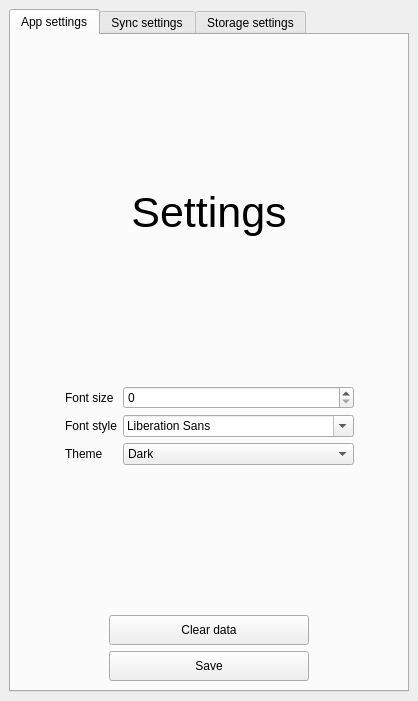
<?xml version="1.0" encoding="UTF-8"?>
<ui version="4.0">
 <class>SettingsWindow</class>
 <widget class="QMainWindow" name="SettingsWindow">
  <property name="geometry">
   <rect>
    <x>0</x>
    <y>0</y>
    <width>412</width>
    <height>701</height>
   </rect>
  </property>
  <property name="windowTitle">
   <string>MainWindow</string>
  </property>
  <property name="documentMode">
   <bool>false</bool>
  </property>
  <widget class="QWidget" name="centralwidget">
   <layout class="QVBoxLayout" name="verticalLayout">
    <item>
     <widget class="QTabWidget" name="tabWidget">
      <property name="minimumSize">
       <size>
        <width>400</width>
        <height>0</height>
       </size>
      </property>
      <property name="styleSheet">
       <string notr="true">QTabWidget::tab-bar { alignment: center; }</string>
      </property>
      <property name="currentIndex">
       <number>0</number>
      </property>
      <widget class="QWidget" name="appSettings">
       <attribute name="title">
        <string>App settings</string>
       </attribute>
       <layout class="QVBoxLayout" name="verticalLayout_2">
        <item>
         <spacer name="verticalSpacer_2">
          <property name="orientation">
           <enum>Qt::Vertical</enum>
          </property>
          <property name="sizeHint" stdset="0">
           <size>
            <width>20</width>
            <height>138</height>
           </size>
          </property>
         </spacer>
        </item>
        <item>
         <widget class="QLabel" name="title">
          <property name="font">
           <font>
            <pointsize>32</pointsize>
           </font>
          </property>
          <property name="text">
           <string>Settings</string>
          </property>
          <property name="alignment">
           <set>Qt::AlignCenter</set>
          </property>
         </widget>
        </item>
        <item>
         <spacer name="verticalSpacer">
          <property name="orientation">
           <enum>Qt::Vertical</enum>
          </property>
          <property name="sizeHint" stdset="0">
           <size>
            <width>20</width>
            <height>40</height>
           </size>
          </property>
         </spacer>
        </item>
        <item>
         <layout class="QGridLayout" name="gridLayout">
          <item row="0" column="1">
           <widget class="QLabel" name="label_1">
            <property name="text">
             <string>Font size</string>
            </property>
           </widget>
          </item>
          <item row="1" column="1">
           <widget class="QLabel" name="label_2">
            <property name="text">
             <string>Font style</string>
            </property>
           </widget>
          </item>
          <item row="2" column="1">
           <widget class="QLabel" name="label_3">
            <property name="text">
             <string>Theme</string>
            </property>
           </widget>
          </item>
          <item row="1" column="2">
           <widget class="QFontComboBox" name="fontSelector"/>
          </item>
          <item row="1" column="0">
           <spacer name="horizontalSpacer_7">
            <property name="orientation">
             <enum>Qt::Horizontal</enum>
            </property>
            <property name="sizeHint" stdset="0">
             <size>
              <width>40</width>
              <height>20</height>
             </size>
            </property>
           </spacer>
          </item>
          <item row="1" column="3">
           <spacer name="horizontalSpacer_8">
            <property name="orientation">
             <enum>Qt::Horizontal</enum>
            </property>
            <property name="sizeHint" stdset="0">
             <size>
              <width>40</width>
              <height>20</height>
             </size>
            </property>
           </spacer>
          </item>
          <item row="0" column="3">
           <spacer name="horizontalSpacer_11">
            <property name="orientation">
             <enum>Qt::Horizontal</enum>
            </property>
            <property name="sizeHint" stdset="0">
             <size>
              <width>40</width>
              <height>20</height>
             </size>
            </property>
           </spacer>
          </item>
          <item row="2" column="0">
           <spacer name="horizontalSpacer_10">
            <property name="orientation">
             <enum>Qt::Horizontal</enum>
            </property>
            <property name="sizeHint" stdset="0">
             <size>
              <width>40</width>
              <height>20</height>
             </size>
            </property>
           </spacer>
          </item>
          <item row="0" column="0">
           <spacer name="horizontalSpacer_9">
            <property name="orientation">
             <enum>Qt::Horizontal</enum>
            </property>
            <property name="sizeHint" stdset="0">
             <size>
              <width>40</width>
              <height>20</height>
             </size>
            </property>
           </spacer>
          </item>
          <item row="2" column="2">
           <widget class="QComboBox" name="themeSelector">
            <item>
             <property name="text">
              <string>Dark</string>
             </property>
            </item>
            <item>
             <property name="text">
              <string>Light</string>
             </property>
            </item>
           </widget>
          </item>
          <item row="2" column="3">
           <spacer name="horizontalSpacer_12">
            <property name="orientation">
             <enum>Qt::Horizontal</enum>
            </property>
            <property name="sizeHint" stdset="0">
             <size>
              <width>40</width>
              <height>20</height>
             </size>
            </property>
           </spacer>
          </item>
          <item row="0" column="2">
           <widget class="QSpinBox" name="fontSizeSelector"/>
          </item>
         </layout>
        </item>
        <item>
         <spacer name="verticalSpacer_4">
          <property name="orientation">
           <enum>Qt::Vertical</enum>
          </property>
          <property name="sizeHint" stdset="0">
           <size>
            <width>20</width>
            <height>40</height>
           </size>
          </property>
         </spacer>
        </item>
        <item>
         <layout class="QHBoxLayout" name="horizontalLayout_2">
          <item>
           <spacer name="horizontalSpacer_3">
            <property name="orientation">
             <enum>Qt::Horizontal</enum>
            </property>
            <property name="sizeHint" stdset="0">
             <size>
              <width>40</width>
              <height>20</height>
             </size>
            </property>
           </spacer>
          </item>
          <item>
           <widget class="QPushButton" name="clearDataBtn">
            <property name="minimumSize">
             <size>
              <width>200</width>
              <height>30</height>
             </size>
            </property>
            <property name="maximumSize">
             <size>
              <width>200</width>
              <height>30</height>
             </size>
            </property>
            <property name="text">
             <string>Clear data</string>
            </property>
           </widget>
          </item>
          <item>
           <spacer name="horizontalSpacer_4">
            <property name="orientation">
             <enum>Qt::Horizontal</enum>
            </property>
            <property name="sizeHint" stdset="0">
             <size>
              <width>40</width>
              <height>20</height>
             </size>
            </property>
           </spacer>
          </item>
         </layout>
        </item>
        <item>
         <layout class="QHBoxLayout" name="horizontalLayout_3">
          <item>
           <spacer name="horizontalSpacer_5">
            <property name="orientation">
             <enum>Qt::Horizontal</enum>
            </property>
            <property name="sizeHint" stdset="0">
             <size>
              <width>40</width>
              <height>20</height>
             </size>
            </property>
           </spacer>
          </item>
          <item>
           <widget class="QPushButton" name="saveBtn">
            <property name="minimumSize">
             <size>
              <width>200</width>
              <height>30</height>
             </size>
            </property>
            <property name="maximumSize">
             <size>
              <width>200</width>
              <height>30</height>
             </size>
            </property>
            <property name="text">
             <string>Save</string>
            </property>
           </widget>
          </item>
          <item>
           <spacer name="horizontalSpacer_6">
            <property name="orientation">
             <enum>Qt::Horizontal</enum>
            </property>
            <property name="sizeHint" stdset="0">
             <size>
              <width>40</width>
              <height>20</height>
             </size>
            </property>
           </spacer>
          </item>
         </layout>
        </item>
       </layout>
      </widget>
      <widget class="QWidget" name="syncSettings">
       <attribute name="title">
        <string>Sync settings</string>
       </attribute>
       <layout class="QVBoxLayout" name="verticalLayout_4">
        <item>
         <spacer name="verticalSpacer_5">
          <property name="orientation">
           <enum>Qt::Vertical</enum>
          </property>
          <property name="sizeHint" stdset="0">
           <size>
            <width>20</width>
            <height>40</height>
           </size>
          </property>
         </spacer>
        </item>
        <item>
         <widget class="QLabel" name="title_2">
          <property name="font">
           <font>
            <pointsize>26</pointsize>
           </font>
          </property>
          <property name="text">
           <string>Sync Settings</string>
          </property>
          <property name="alignment">
           <set>Qt::AlignCenter</set>
          </property>
         </widget>
        </item>
        <item>
         <spacer name="verticalSpacer_6">
          <property name="orientation">
           <enum>Qt::Vertical</enum>
          </property>
          <property name="sizeHint" stdset="0">
           <size>
            <width>20</width>
            <height>40</height>
           </size>
          </property>
         </spacer>
        </item>
        <item>
         <layout class="QHBoxLayout" name="horizontalLayout_12">
          <item>
           <spacer name="horizontalSpacer_29">
            <property name="orientation">
             <enum>Qt::Horizontal</enum>
            </property>
            <property name="sizeHint" stdset="0">
             <size>
              <width>40</width>
              <height>20</height>
             </size>
            </property>
           </spacer>
          </item>
          <item>
           <widget class="QLineEdit" name="commitText">
            <property name="minimumSize">
             <size>
              <width>0</width>
              <height>30</height>
             </size>
            </property>
            <property name="alignment">
             <set>Qt::AlignCenter</set>
            </property>
            <property name="placeholderText">
             <string>Commit text</string>
            </property>
           </widget>
          </item>
          <item>
           <spacer name="horizontalSpacer_30">
            <property name="orientation">
             <enum>Qt::Horizontal</enum>
            </property>
            <property name="sizeHint" stdset="0">
             <size>
              <width>40</width>
              <height>20</height>
             </size>
            </property>
           </spacer>
          </item>
         </layout>
        </item>
        <item>
         <layout class="QHBoxLayout" name="horizontalLayout_11">
          <item>
           <spacer name="horizontalSpacer_27">
            <property name="orientation">
             <enum>Qt::Horizontal</enum>
            </property>
            <property name="sizeHint" stdset="0">
             <size>
              <width>40</width>
              <height>20</height>
             </size>
            </property>
           </spacer>
          </item>
          <item>
           <widget class="QLineEdit" name="repoUrlText">
            <property name="minimumSize">
             <size>
              <width>0</width>
              <height>30</height>
             </size>
            </property>
            <property name="frame">
             <bool>false</bool>
            </property>
            <property name="alignment">
             <set>Qt::AlignCenter</set>
            </property>
            <property name="placeholderText">
             <string>Repository URL</string>
            </property>
           </widget>
          </item>
          <item>
           <spacer name="horizontalSpacer_28">
            <property name="orientation">
             <enum>Qt::Horizontal</enum>
            </property>
            <property name="sizeHint" stdset="0">
             <size>
              <width>40</width>
              <height>20</height>
             </size>
            </property>
           </spacer>
          </item>
         </layout>
        </item>
        <item>
         <layout class="QHBoxLayout" name="horizontalLayout_6">
          <item>
           <spacer name="horizontalSpacer_17">
            <property name="orientation">
             <enum>Qt::Horizontal</enum>
            </property>
            <property name="sizeHint" stdset="0">
             <size>
              <width>40</width>
              <height>20</height>
             </size>
            </property>
           </spacer>
          </item>
          <item>
           <widget class="QLineEdit" name="hostnameText">
            <property name="minimumSize">
             <size>
              <width>0</width>
              <height>30</height>
             </size>
            </property>
            <property name="alignment">
             <set>Qt::AlignCenter</set>
            </property>
            <property name="placeholderText">
             <string>Hostname</string>
            </property>
           </widget>
          </item>
          <item>
           <spacer name="horizontalSpacer_18">
            <property name="orientation">
             <enum>Qt::Horizontal</enum>
            </property>
            <property name="sizeHint" stdset="0">
             <size>
              <width>40</width>
              <height>20</height>
             </size>
            </property>
           </spacer>
          </item>
         </layout>
        </item>
        <item>
         <layout class="QHBoxLayout" name="horizontalLayout_5">
          <item>
           <spacer name="horizontalSpacer_15">
            <property name="orientation">
             <enum>Qt::Horizontal</enum>
            </property>
            <property name="sizeHint" stdset="0">
             <size>
              <width>40</width>
              <height>20</height>
             </size>
            </property>
           </spacer>
          </item>
          <item>
           <widget class="QLineEdit" name="gitTokenText">
            <property name="minimumSize">
             <size>
              <width>0</width>
              <height>30</height>
             </size>
            </property>
            <property name="frame">
             <bool>false</bool>
            </property>
            <property name="alignment">
             <set>Qt::AlignCenter</set>
            </property>
            <property name="placeholderText">
             <string>GitHub token</string>
            </property>
           </widget>
          </item>
          <item>
           <spacer name="horizontalSpacer_16">
            <property name="orientation">
             <enum>Qt::Horizontal</enum>
            </property>
            <property name="sizeHint" stdset="0">
             <size>
              <width>40</width>
              <height>20</height>
             </size>
            </property>
           </spacer>
          </item>
         </layout>
        </item>
        <item>
         <layout class="QHBoxLayout" name="horizontalLayout">
          <item>
           <spacer name="horizontalSpacer">
            <property name="orientation">
             <enum>Qt::Horizontal</enum>
            </property>
            <property name="sizeHint" stdset="0">
             <size>
              <width>40</width>
              <height>20</height>
             </size>
            </property>
           </spacer>
          </item>
          <item>
           <widget class="QLineEdit" name="userNameText">
            <property name="minimumSize">
             <size>
              <width>0</width>
              <height>30</height>
             </size>
            </property>
            <property name="inputMask">
             <string/>
            </property>
            <property name="text">
             <string/>
            </property>
            <property name="frame">
             <bool>false</bool>
            </property>
            <property name="alignment">
             <set>Qt::AlignCenter</set>
            </property>
            <property name="placeholderText">
             <string>Username from github</string>
            </property>
           </widget>
          </item>
          <item>
           <spacer name="horizontalSpacer_2">
            <property name="orientation">
             <enum>Qt::Horizontal</enum>
            </property>
            <property name="sizeHint" stdset="0">
             <size>
              <width>40</width>
              <height>20</height>
             </size>
            </property>
           </spacer>
          </item>
         </layout>
        </item>
        <item>
         <layout class="QHBoxLayout" name="horizontalLayout_13">
          <item>
           <spacer name="horizontalSpacer_34">
            <property name="orientation">
             <enum>Qt::Horizontal</enum>
            </property>
            <property name="sizeHint" stdset="0">
             <size>
              <width>40</width>
              <height>20</height>
             </size>
            </property>
           </spacer>
          </item>
          <item>
           <widget class="QCheckBox" name="isAutoUpgrade">
            <property name="text">
             <string>Get updates from repo after start (Git)</string>
            </property>
           </widget>
          </item>
          <item>
           <spacer name="horizontalSpacer_33">
            <property name="orientation">
             <enum>Qt::Horizontal</enum>
            </property>
            <property name="sizeHint" stdset="0">
             <size>
              <width>40</width>
              <height>20</height>
             </size>
            </property>
           </spacer>
          </item>
         </layout>
        </item>
        <item>
         <layout class="QHBoxLayout" name="horizontalLayout_15">
          <item>
           <spacer name="horizontalSpacer_37">
            <property name="orientation">
             <enum>Qt::Horizontal</enum>
            </property>
            <property name="sizeHint" stdset="0">
             <size>
              <width>40</width>
              <height>20</height>
             </size>
            </property>
           </spacer>
          </item>
          <item>
           <widget class="QCheckBox" name="isAutoCommit">
            <property name="text">
             <string>Auto commit and push (Git)</string>
            </property>
           </widget>
          </item>
          <item>
           <spacer name="horizontalSpacer_38">
            <property name="orientation">
             <enum>Qt::Horizontal</enum>
            </property>
            <property name="sizeHint" stdset="0">
             <size>
              <width>40</width>
              <height>20</height>
             </size>
            </property>
           </spacer>
          </item>
         </layout>
        </item>
        <item>
         <spacer name="verticalSpacer_7">
          <property name="orientation">
           <enum>Qt::Vertical</enum>
          </property>
          <property name="sizeHint" stdset="0">
           <size>
            <width>20</width>
            <height>40</height>
           </size>
          </property>
         </spacer>
        </item>
        <item>
         <layout class="QVBoxLayout" name="verticalLayout_3">
          <item>
           <layout class="QHBoxLayout" name="horizontalLayout_7">
            <item>
             <spacer name="horizontalSpacer_19">
              <property name="orientation">
               <enum>Qt::Horizontal</enum>
              </property>
              <property name="sizeHint" stdset="0">
               <size>
                <width>40</width>
                <height>20</height>
               </size>
              </property>
             </spacer>
            </item>
            <item>
             <widget class="QLabel" name="label_4">
              <property name="font">
               <font>
                <pointsize>26</pointsize>
               </font>
              </property>
              <property name="text">
               <string>Commit data</string>
              </property>
              <property name="alignment">
               <set>Qt::AlignCenter</set>
              </property>
             </widget>
            </item>
            <item>
             <spacer name="horizontalSpacer_20">
              <property name="orientation">
               <enum>Qt::Horizontal</enum>
              </property>
              <property name="sizeHint" stdset="0">
               <size>
                <width>40</width>
                <height>20</height>
               </size>
              </property>
             </spacer>
            </item>
           </layout>
          </item>
          <item>
           <spacer name="verticalSpacer_9">
            <property name="orientation">
             <enum>Qt::Vertical</enum>
            </property>
            <property name="sizeHint" stdset="0">
             <size>
              <width>20</width>
              <height>40</height>
             </size>
            </property>
           </spacer>
          </item>
          <item>
           <layout class="QHBoxLayout" name="horizontalLayout_9">
            <item>
             <spacer name="horizontalSpacer_21">
              <property name="orientation">
               <enum>Qt::Horizontal</enum>
              </property>
              <property name="sizeHint" stdset="0">
               <size>
                <width>40</width>
                <height>20</height>
               </size>
              </property>
             </spacer>
            </item>
            <item>
             <widget class="QCheckBox" name="isHostname">
              <property name="text">
               <string>Hostname</string>
              </property>
             </widget>
            </item>
            <item>
             <spacer name="horizontalSpacer_22">
              <property name="orientation">
               <enum>Qt::Horizontal</enum>
              </property>
              <property name="sizeHint" stdset="0">
               <size>
                <width>40</width>
                <height>20</height>
               </size>
              </property>
             </spacer>
            </item>
           </layout>
          </item>
          <item>
           <layout class="QHBoxLayout" name="horizontalLayout_8">
            <item>
             <spacer name="horizontalSpacer_23">
              <property name="orientation">
               <enum>Qt::Horizontal</enum>
              </property>
              <property name="sizeHint" stdset="0">
               <size>
                <width>40</width>
                <height>20</height>
               </size>
              </property>
             </spacer>
            </item>
            <item>
             <widget class="QCheckBox" name="isDate">
              <property name="text">
               <string>Date</string>
              </property>
             </widget>
            </item>
            <item>
             <spacer name="horizontalSpacer_24">
              <property name="orientation">
               <enum>Qt::Horizontal</enum>
              </property>
              <property name="sizeHint" stdset="0">
               <size>
                <width>40</width>
                <height>20</height>
               </size>
              </property>
             </spacer>
            </item>
           </layout>
          </item>
          <item>
           <layout class="QHBoxLayout" name="horizontalLayout_10">
            <item>
             <spacer name="horizontalSpacer_25">
              <property name="orientation">
               <enum>Qt::Horizontal</enum>
              </property>
              <property name="sizeHint" stdset="0">
               <size>
                <width>40</width>
                <height>20</height>
               </size>
              </property>
             </spacer>
            </item>
            <item>
             <widget class="QCheckBox" name="isTime">
              <property name="text">
               <string>Time</string>
              </property>
             </widget>
            </item>
            <item>
             <spacer name="horizontalSpacer_26">
              <property name="orientation">
               <enum>Qt::Horizontal</enum>
              </property>
              <property name="sizeHint" stdset="0">
               <size>
                <width>40</width>
                <height>20</height>
               </size>
              </property>
             </spacer>
            </item>
           </layout>
          </item>
         </layout>
        </item>
        <item>
         <spacer name="verticalSpacer_8">
          <property name="orientation">
           <enum>Qt::Vertical</enum>
          </property>
          <property name="sizeHint" stdset="0">
           <size>
            <width>20</width>
            <height>40</height>
           </size>
          </property>
         </spacer>
        </item>
        <item>
         <layout class="QHBoxLayout" name="saveL">
          <item>
           <spacer name="horizontalSpacer_31">
            <property name="orientation">
             <enum>Qt::Horizontal</enum>
            </property>
            <property name="sizeHint" stdset="0">
             <size>
              <width>40</width>
              <height>20</height>
             </size>
            </property>
           </spacer>
          </item>
          <item>
           <widget class="QPushButton" name="saveBtn_2">
            <property name="minimumSize">
             <size>
              <width>200</width>
              <height>30</height>
             </size>
            </property>
            <property name="maximumSize">
             <size>
              <width>200</width>
              <height>16777215</height>
             </size>
            </property>
            <property name="text">
             <string>Save</string>
            </property>
           </widget>
          </item>
          <item>
           <spacer name="horizontalSpacer_32">
            <property name="orientation">
             <enum>Qt::Horizontal</enum>
            </property>
            <property name="sizeHint" stdset="0">
             <size>
              <width>40</width>
              <height>20</height>
             </size>
            </property>
           </spacer>
          </item>
         </layout>
        </item>
       </layout>
      </widget>
      <widget class="QWidget" name="tab">
       <attribute name="title">
        <string>Storage settings</string>
       </attribute>
       <layout class="QVBoxLayout" name="verticalLayout_5">
        <item>
         <spacer name="verticalSpacer_10">
          <property name="orientation">
           <enum>Qt::Vertical</enum>
          </property>
          <property name="sizeHint" stdset="0">
           <size>
            <width>20</width>
            <height>40</height>
           </size>
          </property>
         </spacer>
        </item>
        <item>
         <widget class="QLabel" name="label_5">
          <property name="font">
           <font>
            <pointsize>32</pointsize>
           </font>
          </property>
          <property name="text">
           <string>Storage settings</string>
          </property>
          <property name="alignment">
           <set>Qt::AlignCenter</set>
          </property>
         </widget>
        </item>
        <item>
         <spacer name="verticalSpacer_3">
          <property name="orientation">
           <enum>Qt::Vertical</enum>
          </property>
          <property name="sizeHint" stdset="0">
           <size>
            <width>20</width>
            <height>40</height>
           </size>
          </property>
         </spacer>
        </item>
        <item>
         <layout class="QVBoxLayout" name="verticalLayout_6">
          <item>
           <widget class="QLabel" name="pathToStorage">
            <property name="font">
             <font>
              <pointsize>12</pointsize>
             </font>
            </property>
            <property name="text">
             <string/>
            </property>
            <property name="alignment">
             <set>Qt::AlignCenter</set>
            </property>
           </widget>
          </item>
          <item>
           <layout class="QHBoxLayout" name="horizontalLayout_14">
            <item>
             <spacer name="horizontalSpacer_35">
              <property name="orientation">
               <enum>Qt::Horizontal</enum>
              </property>
              <property name="sizeHint" stdset="0">
               <size>
                <width>40</width>
                <height>20</height>
               </size>
              </property>
             </spacer>
            </item>
            <item>
             <widget class="QPushButton" name="pushButton">
              <property name="minimumSize">
               <size>
                <width>200</width>
                <height>30</height>
               </size>
              </property>
              <property name="maximumSize">
               <size>
                <width>200</width>
                <height>30</height>
               </size>
              </property>
              <property name="text">
               <string>Open folder</string>
              </property>
             </widget>
            </item>
            <item>
             <spacer name="horizontalSpacer_36">
              <property name="orientation">
               <enum>Qt::Horizontal</enum>
              </property>
              <property name="sizeHint" stdset="0">
               <size>
                <width>40</width>
                <height>20</height>
               </size>
              </property>
             </spacer>
            </item>
           </layout>
          </item>
          <item>
           <layout class="QHBoxLayout" name="horizontalLayout_4">
            <item>
             <spacer name="horizontalSpacer_13">
              <property name="orientation">
               <enum>Qt::Horizontal</enum>
              </property>
              <property name="sizeHint" stdset="0">
               <size>
                <width>40</width>
                <height>20</height>
               </size>
              </property>
             </spacer>
            </item>
            <item>
             <widget class="QPushButton" name="openFolderBtn">
              <property name="minimumSize">
               <size>
                <width>200</width>
                <height>30</height>
               </size>
              </property>
              <property name="text">
               <string>Set folder as storage</string>
              </property>
             </widget>
            </item>
            <item>
             <spacer name="horizontalSpacer_14">
              <property name="orientation">
               <enum>Qt::Horizontal</enum>
              </property>
              <property name="sizeHint" stdset="0">
               <size>
                <width>40</width>
                <height>20</height>
               </size>
              </property>
             </spacer>
            </item>
           </layout>
          </item>
         </layout>
        </item>
       </layout>
      </widget>
     </widget>
    </item>
   </layout>
  </widget>
 </widget>
 <resources/>
 <connections/>
</ui>
